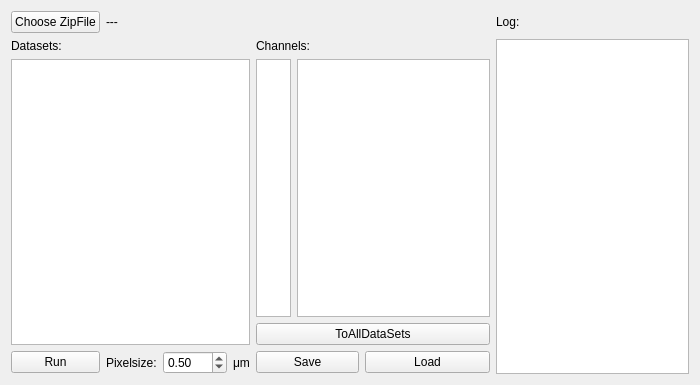
<?xml version="1.0" encoding="UTF-8"?>
<ui version="4.0">
 <class>Form</class>
 <widget class="QWidget" name="Form">
  <property name="geometry">
   <rect>
    <x>0</x>
    <y>0</y>
    <width>700</width>
    <height>385</height>
   </rect>
  </property>
  <property name="windowTitle">
   <string>Form</string>
  </property>
  <layout class="QGridLayout" name="gridLayout_2">
   <item row="1" column="0">
    <widget class="QLabel" name="label_3">
     <property name="sizePolicy">
      <sizepolicy hsizetype="Preferred" vsizetype="Fixed">
       <horstretch>0</horstretch>
       <verstretch>0</verstretch>
      </sizepolicy>
     </property>
     <property name="text">
      <string>Datasets:</string>
     </property>
    </widget>
   </item>
   <item row="5" column="2">
    <widget class="QDoubleSpinBox" name="dsb_pixelsize">
     <property name="maximum">
      <double>100.000000000000000</double>
     </property>
     <property name="singleStep">
      <double>0.250000000000000</double>
     </property>
     <property name="value">
      <double>0.500000000000000</double>
     </property>
    </widget>
   </item>
   <item row="1" column="8" rowspan="5" colspan="3">
    <widget class="QPlainTextEdit" name="pte_log"/>
   </item>
   <item row="5" column="0">
    <widget class="QPushButton" name="pb_run">
     <property name="text">
      <string>Run</string>
     </property>
    </widget>
   </item>
   <item row="0" column="8" colspan="3">
    <widget class="QLabel" name="label">
     <property name="text">
      <string>Log:</string>
     </property>
    </widget>
   </item>
   <item row="2" column="0" rowspan="3" colspan="4">
    <widget class="QListWidget" name="lw_datasets"/>
   </item>
   <item row="0" column="0">
    <widget class="QPushButton" name="pb_choosezipfile">
     <property name="sizePolicy">
      <sizepolicy hsizetype="Fixed" vsizetype="Fixed">
       <horstretch>0</horstretch>
       <verstretch>0</verstretch>
      </sizepolicy>
     </property>
     <property name="text">
      <string>Choose ZipFile</string>
     </property>
    </widget>
   </item>
   <item row="5" column="3">
    <widget class="QLabel" name="label_5">
     <property name="text">
      <string>μm</string>
     </property>
    </widget>
   </item>
   <item row="0" column="1" colspan="7">
    <widget class="QLabel" name="l_filein">
     <property name="text">
      <string>---</string>
     </property>
    </widget>
   </item>
   <item row="5" column="1">
    <widget class="QLabel" name="label_2">
     <property name="text">
      <string>Pixelsize:</string>
     </property>
    </widget>
   </item>
   <item row="1" column="4" colspan="4">
    <widget class="QLabel" name="label_4">
     <property name="sizePolicy">
      <sizepolicy hsizetype="Preferred" vsizetype="Fixed">
       <horstretch>0</horstretch>
       <verstretch>0</verstretch>
      </sizepolicy>
     </property>
     <property name="text">
      <string>Channels:</string>
     </property>
    </widget>
   </item>
   <item row="4" column="4" colspan="4">
    <widget class="QPushButton" name="pb_toallchannels">
     <property name="text">
      <string>ToAllDataSets</string>
     </property>
    </widget>
   </item>
   <item row="2" column="5" rowspan="2" colspan="3">
    <widget class="QListWidget" name="lw_channels"/>
   </item>
   <item row="2" column="4" rowspan="2">
    <widget class="QListWidget" name="lw_channelnrs">
     <property name="sizePolicy">
      <sizepolicy hsizetype="Fixed" vsizetype="Expanding">
       <horstretch>0</horstretch>
       <verstretch>0</verstretch>
      </sizepolicy>
     </property>
     <property name="maximumSize">
      <size>
       <width>35</width>
       <height>16777215</height>
      </size>
     </property>
    </widget>
   </item>
   <item row="5" column="6" colspan="2">
    <widget class="QPushButton" name="pb_load">
     <property name="text">
      <string>Load</string>
     </property>
    </widget>
   </item>
   <item row="5" column="4" colspan="2">
    <widget class="QPushButton" name="pb_save">
     <property name="text">
      <string>Save</string>
     </property>
    </widget>
   </item>
  </layout>
 </widget>
 <resources/>
 <connections/>
</ui>
